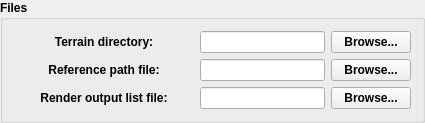
         <widget class="QGroupBox" name="gb_files">
          <property name="font">
           <font>
            <weight>75</weight>
            <bold>true</bold>
           </font>
          </property>
          <property name="title">
           <string>Files</string>
          </property>
          <layout class="QVBoxLayout" name="verticalLayout_3">
           <item>
            <widget class="QWidget" name="wt_terrain_directory" native="true">
             <layout class="QHBoxLayout" name="horizontalLayout_4">
              <property name="spacing">
               <number>6</number>
              </property>
              <property name="leftMargin">
               <number>0</number>
              </property>
              <property name="topMargin">
               <number>0</number>
              </property>
              <property name="rightMargin">
               <number>0</number>
              </property>
              <property name="bottomMargin">
               <number>0</number>
              </property>
              <item>
               <widget class="QLabel" name="label">
                <property name="minimumSize">
                 <size>
                  <width>180</width>
                  <height>0</height>
                 </size>
                </property>
                <property name="font">
                 <font>
                  <weight>75</weight>
                  <bold>true</bold>
                 </font>
                </property>
                <property name="text">
                 <string>Terrain directory:</string>
                </property>
                <property name="alignment">
                 <set>Qt::AlignCenter</set>
                </property>
               </widget>
              </item>
              <item>
               <widget class="QLineEdit" name="le_terrain_directory">
                <property name="toolTip">
                 <string>&lt;html&gt;&lt;head/&gt;&lt;body&gt;&lt;p align=&quot;center&quot;&gt;&lt;span style=&quot; font-weight:600; text-decoration: underline;&quot;&gt;Terrain output directory&lt;/span&gt;&lt;/p&gt;&lt;p&gt;Directory where the stage's terrain to work with is located. Make sure to point this to the correct location depending on the game engine. For example, Generations or Unleashed require the Stage's &lt;span style=&quot; font-weight:600;&quot;&gt;Packed&lt;/span&gt; directory, while Lost World needs the directory with the stage name and all its &lt;span style=&quot; font-weight:600;&quot;&gt;PAC&lt;/span&gt; files.&lt;/p&gt;&lt;p&gt;Unlike &lt;span style=&quot; font-weight:600;&quot;&gt;Hedgehog Converter&lt;/span&gt;, the terrain must exist before working on the Stage's GI, otherwise there won't be any nodes to work on.&lt;/p&gt;&lt;/body&gt;&lt;/html&gt;</string>
                </property>
               </widget>
              </item>
              <item>
               <widget class="QPushButton" name="pb_terrain_directory">
                <property name="text">
                 <string>Browse...</string>
                </property>
               </widget>
              </item>
             </layout>
            </widget>
           </item>
           <item>
            <widget class="QWidget" name="wt_reference_path_file" native="true">
             <layout class="QHBoxLayout" name="horizontalLayout_10">
              <property name="leftMargin">
               <number>0</number>
              </property>
              <property name="topMargin">
               <number>0</number>
              </property>
              <property name="rightMargin">
               <number>0</number>
              </property>
              <property name="bottomMargin">
               <number>0</number>
              </property>
              <item>
               <widget class="QLabel" name="label_2">
                <property name="minimumSize">
                 <size>
                  <width>180</width>
                  <height>0</height>
                 </size>
                </property>
                <property name="font">
                 <font>
                  <weight>75</weight>
                  <bold>true</bold>
                 </font>
                </property>
                <property name="text">
                 <string>Reference path file:</string>
                </property>
                <property name="alignment">
                 <set>Qt::AlignCenter</set>
                </property>
               </widget>
              </item>
              <item>
               <widget class="QLineEdit" name="le_reference_path_file">
                <property name="toolTip">
                 <string>&lt;html&gt;&lt;head/&gt;&lt;body&gt;&lt;p align=&quot;center&quot;&gt;&lt;span style=&quot; font-weight:600; text-decoration: underline;&quot;&gt;Reference path file&lt;/span&gt;&lt;/p&gt;&lt;p&gt;A path file that can be used as a reference for the generator's algorithm to find out how far away a terrain node is from the play area. &lt;span style=&quot; font-weight:600;&quot;&gt;Using a reference path will improve your resolution distribution a lot, and is very encouraged even for beginners. &lt;/span&gt;The path file can have more than one path on it to accomodate for stages with paths that either diverge a lot or have very open areas.&lt;/p&gt;&lt;p&gt;&lt;span style=&quot; font-weight:600;&quot;&gt;StageGuidePath&lt;/span&gt; is normally a good reference path to use as it covers most of the play area and works as a guide for the game's streaming engine as well.&lt;/p&gt;&lt;p&gt;If unsure of how to use this effectively, you can leave this empty for now and you'll get a uniform distribution on the entire stage. However, you'll have to decrease your overall GI resolution to compensate for that.&lt;/p&gt;&lt;/body&gt;&lt;/html&gt;</string>
                </property>
               </widget>
              </item>
              <item>
               <widget class="QPushButton" name="pb_reference_path_file">
                <property name="text">
                 <string>Browse...</string>
                </property>
               </widget>
              </item>
             </layout>
            </widget>
           </item>
           <item>
            <widget class="QWidget" name="wt_render_output_file" native="true">
             <layout class="QHBoxLayout" name="horizontalLayout_3">
              <property name="leftMargin">
               <number>0</number>
              </property>
              <property name="topMargin">
               <number>0</number>
              </property>
              <property name="rightMargin">
               <number>0</number>
              </property>
              <property name="bottomMargin">
               <number>0</number>
              </property>
              <item>
               <widget class="QLabel" name="label_6">
                <property name="minimumSize">
                 <size>
                  <width>180</width>
                  <height>0</height>
                 </size>
                </property>
                <property name="font">
                 <font>
                  <weight>75</weight>
                  <bold>true</bold>
                 </font>
                </property>
                <property name="text">
                 <string>Render output list file:</string>
                </property>
                <property name="alignment">
                 <set>Qt::AlignCenter</set>
                </property>
               </widget>
              </item>
              <item>
               <widget class="QLineEdit" name="le_render_output_file">
                <property name="toolTip">
                 <string>&lt;html&gt;&lt;head/&gt;&lt;body&gt;&lt;p align=&quot;center&quot;&gt;&lt;span style=&quot; font-weight:600; text-decoration: underline;&quot;&gt;Render output list file&lt;/span&gt;&lt;/p&gt;&lt;p&gt;An optional file to save after the GI Group generation is done. The file will be a simple text file containing a list of resolution sizes and node names per line. While this file is not a universal format, it can be easily adapted for existing render pipelines so nodes can be rendered at the resolution the algorithm gave it.&lt;/p&gt;&lt;p&gt;While there's no downside to rendering GI at higher resolutions than what the tool uses (and it actually gives the best results thanks to downsampling), using this file could help a lot with speeding up render time on nodes that don't need the high resolution.&lt;/p&gt;&lt;p&gt;There's no downside to saving this file, but you can leave it empty if you don't wish to do so.&lt;/p&gt;&lt;/body&gt;&lt;/html&gt;</string>
                </property>
               </widget>
              </item>
              <item>
               <widget class="QPushButton" name="pb_render_output_file">
                <property name="text">
                 <string>Browse...</string>
                </property>
               </widget>
              </item>
             </layout>
            </widget>
           </item>
          </layout>
         </widget>
